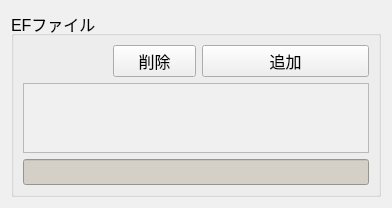
<?xml version="1.0" encoding="UTF-8"?>
<ui version="4.0">
 <class>FormInput</class>
 <widget class="QWidget" name="FormInput">
  <property name="geometry">
   <rect>
    <x>0</x>
    <y>0</y>
    <width>392</width>
    <height>205</height>
   </rect>
  </property>
  <property name="sizePolicy">
   <sizepolicy hsizetype="Preferred" vsizetype="Preferred">
    <horstretch>0</horstretch>
    <verstretch>0</verstretch>
   </sizepolicy>
  </property>
  <property name="minimumSize">
   <size>
    <width>0</width>
    <height>0</height>
   </size>
  </property>
  <property name="palette">
   <palette>
    <active>
     <colorrole role="Base">
      <brush brushstyle="SolidPattern">
       <color alpha="255">
        <red>255</red>
        <green>255</green>
        <blue>255</blue>
       </color>
      </brush>
     </colorrole>
     <colorrole role="Window">
      <brush brushstyle="SolidPattern">
       <color alpha="255">
        <red>240</red>
        <green>240</green>
        <blue>240</blue>
       </color>
      </brush>
     </colorrole>
    </active>
    <inactive>
     <colorrole role="Base">
      <brush brushstyle="SolidPattern">
       <color alpha="255">
        <red>255</red>
        <green>255</green>
        <blue>255</blue>
       </color>
      </brush>
     </colorrole>
     <colorrole role="Window">
      <brush brushstyle="SolidPattern">
       <color alpha="255">
        <red>240</red>
        <green>240</green>
        <blue>240</blue>
       </color>
      </brush>
     </colorrole>
    </inactive>
    <disabled>
     <colorrole role="Base">
      <brush brushstyle="SolidPattern">
       <color alpha="255">
        <red>240</red>
        <green>240</green>
        <blue>240</blue>
       </color>
      </brush>
     </colorrole>
     <colorrole role="Window">
      <brush brushstyle="SolidPattern">
       <color alpha="255">
        <red>240</red>
        <green>240</green>
        <blue>240</blue>
       </color>
      </brush>
     </colorrole>
    </disabled>
   </palette>
  </property>
  <property name="windowTitle">
   <string>Form</string>
  </property>
  <layout class="QGridLayout" name="gridLayout_2">
   <item row="0" column="0">
    <widget class="QGroupBox" name="groupBox">
     <property name="sizePolicy">
      <sizepolicy hsizetype="Preferred" vsizetype="Preferred">
       <horstretch>0</horstretch>
       <verstretch>0</verstretch>
      </sizepolicy>
     </property>
     <property name="minimumSize">
      <size>
       <width>0</width>
       <height>0</height>
      </size>
     </property>
     <property name="sizeIncrement">
      <size>
       <width>0</width>
       <height>0</height>
      </size>
     </property>
     <property name="palette">
      <palette>
       <active>
        <colorrole role="Base">
         <brush brushstyle="SolidPattern">
          <color alpha="255">
           <red>255</red>
           <green>255</green>
           <blue>255</blue>
          </color>
         </brush>
        </colorrole>
        <colorrole role="Window">
         <brush brushstyle="SolidPattern">
          <color alpha="255">
           <red>240</red>
           <green>240</green>
           <blue>240</blue>
          </color>
         </brush>
        </colorrole>
       </active>
       <inactive>
        <colorrole role="Base">
         <brush brushstyle="SolidPattern">
          <color alpha="255">
           <red>255</red>
           <green>255</green>
           <blue>255</blue>
          </color>
         </brush>
        </colorrole>
        <colorrole role="Window">
         <brush brushstyle="SolidPattern">
          <color alpha="255">
           <red>240</red>
           <green>240</green>
           <blue>240</blue>
          </color>
         </brush>
        </colorrole>
       </inactive>
       <disabled>
        <colorrole role="Base">
         <brush brushstyle="SolidPattern">
          <color alpha="255">
           <red>240</red>
           <green>240</green>
           <blue>240</blue>
          </color>
         </brush>
        </colorrole>
        <colorrole role="Window">
         <brush brushstyle="SolidPattern">
          <color alpha="255">
           <red>240</red>
           <green>240</green>
           <blue>240</blue>
          </color>
         </brush>
        </colorrole>
       </disabled>
      </palette>
     </property>
     <property name="font">
      <font>
       <pointsize>12</pointsize>
      </font>
     </property>
     <property name="contextMenuPolicy">
      <enum>Qt::DefaultContextMenu</enum>
     </property>
     <property name="title">
      <string>EFファイル</string>
     </property>
     <property name="alignment">
      <set>Qt::AlignLeading|Qt::AlignLeft|Qt::AlignTop</set>
     </property>
     <property name="flat">
      <bool>false</bool>
     </property>
     <property name="checkable">
      <bool>false</bool>
     </property>
     <layout class="QGridLayout">
      <property name="sizeConstraint">
       <enum>QLayout::SetDefaultConstraint</enum>
      </property>
      <item row="0" column="1">
       <widget class="QPushButton" name="pushButton_Delete">
        <property name="sizePolicy">
         <sizepolicy hsizetype="Preferred" vsizetype="Fixed">
          <horstretch>0</horstretch>
          <verstretch>0</verstretch>
         </sizepolicy>
        </property>
        <property name="font">
         <font>
          <pointsize>12</pointsize>
         </font>
        </property>
        <property name="text">
         <string>削除</string>
        </property>
       </widget>
      </item>
      <item row="0" column="2" colspan="2">
       <widget class="QPushButton" name="pushButton_Add">
        <property name="enabled">
         <bool>true</bool>
        </property>
        <property name="sizePolicy">
         <sizepolicy hsizetype="Preferred" vsizetype="Fixed">
          <horstretch>0</horstretch>
          <verstretch>0</verstretch>
         </sizepolicy>
        </property>
        <property name="sizeIncrement">
         <size>
          <width>0</width>
          <height>0</height>
         </size>
        </property>
        <property name="font">
         <font>
          <pointsize>12</pointsize>
         </font>
        </property>
        <property name="text">
         <string>追加</string>
        </property>
       </widget>
      </item>
      <item row="1" column="0" colspan="4">
       <widget class="QListWidget" name="listWidget">
        <property name="sizePolicy">
         <sizepolicy hsizetype="Preferred" vsizetype="Preferred">
          <horstretch>0</horstretch>
          <verstretch>0</verstretch>
         </sizepolicy>
        </property>
        <property name="palette">
         <palette>
          <active>
           <colorrole role="Base">
            <brush brushstyle="SolidPattern">
             <color alpha="255">
              <red>240</red>
              <green>240</green>
              <blue>240</blue>
             </color>
            </brush>
           </colorrole>
          </active>
          <inactive>
           <colorrole role="Base">
            <brush brushstyle="SolidPattern">
             <color alpha="255">
              <red>240</red>
              <green>240</green>
              <blue>240</blue>
             </color>
            </brush>
           </colorrole>
          </inactive>
          <disabled>
           <colorrole role="Base">
            <brush brushstyle="SolidPattern">
             <color alpha="255">
              <red>240</red>
              <green>240</green>
              <blue>240</blue>
             </color>
            </brush>
           </colorrole>
          </disabled>
         </palette>
        </property>
        <property name="font">
         <font>
          <pointsize>12</pointsize>
         </font>
        </property>
        <property name="acceptDrops">
         <bool>true</bool>
        </property>
        <property name="autoFillBackground">
         <bool>false</bool>
        </property>
        <property name="selectionMode">
         <enum>QAbstractItemView::MultiSelection</enum>
        </property>
       </widget>
      </item>
      <item row="2" column="0" colspan="4">
       <widget class="QLineEdit" name="labelFileStatus">
        <property name="palette">
         <palette>
          <active>
           <colorrole role="Button">
            <brush brushstyle="SolidPattern">
             <color alpha="255">
              <red>212</red>
              <green>208</green>
              <blue>200</blue>
             </color>
            </brush>
           </colorrole>
           <colorrole role="Base">
            <brush brushstyle="SolidPattern">
             <color alpha="255">
              <red>212</red>
              <green>208</green>
              <blue>200</blue>
             </color>
            </brush>
           </colorrole>
           <colorrole role="Window">
            <brush brushstyle="SolidPattern">
             <color alpha="255">
              <red>212</red>
              <green>208</green>
              <blue>200</blue>
             </color>
            </brush>
           </colorrole>
          </active>
          <inactive>
           <colorrole role="Button">
            <brush brushstyle="SolidPattern">
             <color alpha="255">
              <red>212</red>
              <green>208</green>
              <blue>200</blue>
             </color>
            </brush>
           </colorrole>
           <colorrole role="Base">
            <brush brushstyle="SolidPattern">
             <color alpha="255">
              <red>212</red>
              <green>208</green>
              <blue>200</blue>
             </color>
            </brush>
           </colorrole>
           <colorrole role="Window">
            <brush brushstyle="SolidPattern">
             <color alpha="255">
              <red>212</red>
              <green>208</green>
              <blue>200</blue>
             </color>
            </brush>
           </colorrole>
          </inactive>
          <disabled>
           <colorrole role="Button">
            <brush brushstyle="SolidPattern">
             <color alpha="255">
              <red>212</red>
              <green>208</green>
              <blue>200</blue>
             </color>
            </brush>
           </colorrole>
           <colorrole role="Base">
            <brush brushstyle="SolidPattern">
             <color alpha="255">
              <red>212</red>
              <green>208</green>
              <blue>200</blue>
             </color>
            </brush>
           </colorrole>
           <colorrole role="Window">
            <brush brushstyle="SolidPattern">
             <color alpha="255">
              <red>212</red>
              <green>208</green>
              <blue>200</blue>
             </color>
            </brush>
           </colorrole>
          </disabled>
         </palette>
        </property>
        <property name="font">
         <font>
          <family>ＭＳ ゴシック</family>
          <pointsize>10</pointsize>
         </font>
        </property>
        <property name="styleSheet">
         <string>background-color: rgb(212, 208, 200);</string>
        </property>
        <property name="text">
         <string/>
        </property>
        <property name="readOnly">
         <bool>true</bool>
        </property>
       </widget>
      </item>
     </layout>
    </widget>
   </item>
  </layout>
 </widget>
 <resources/>
 <connections/>
</ui>
